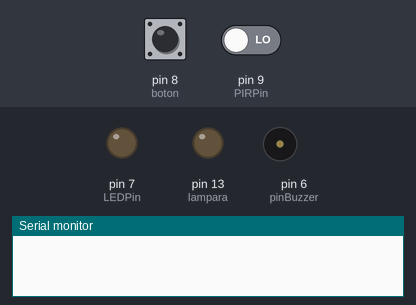
Simulated run of this sketch. Board: Arduino Uno, built with avr-gcc and run on an emulated ATmega328P. Parts: output pins drawn as LEDs (lit = HIGH), buzzer (waves = sounding), the last lines printed to the serial monitor. Inputs (shaded band) come from the test bench; at power-on: pin 9 (PIRPin) LOW, pin 8 (boton) LOW.

Above: at 1.2 s.
1.3 s: pin 9 (PIRPin) driven HIGH
At 2.7 s:
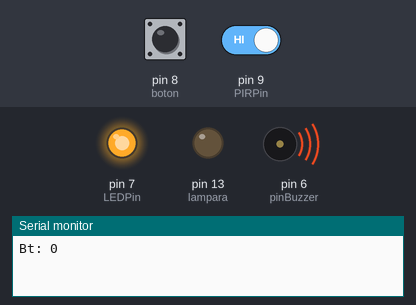
4.3 s: pin 8 (boton) pulled HIGH for 0.15 s
7.3 s: pin 8 (boton) pulled HIGH for 3.2 s
Timing chart, 0 to 18.0 s (numbered marks = the images above; inputs shaded):
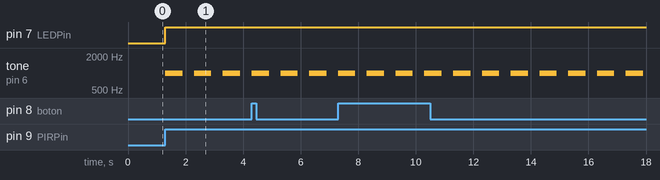

Measured:
- after the input at 1.3 s, pin 7 (LEDPin): LOW → HIGH at once; tone on pin 6 (pinBuzzer): alternates 1000 Hz for 0.60 s and silent for 0.40 s, starting at once

The sketch:

Practica26.ino
```cpp
const int LEDPin = 7;
const int PIRPin = 9;
const int pinBuzzer = 6;
const int boton = 8;
const int lampara = 13;


void setup() {
  pinMode(LEDPin, OUTPUT);
  Serial.begin(9600);
  pinMode(PIRPin, INPUT);
  pinMode(boton,INPUT);
  pinMode(lampara,OUTPUT);

}

void alarma(int toneB)
{
  tone(pinBuzzer, toneB, 600);
   delay(1000);
}


boolean activate;

void loop() {
  int value= digitalRead(PIRPin);

  if(!activate)
  {
    activate= value == HIGH;
  }

  else{
    digitalWrite(LEDPin, HIGH);
     digitalWrite(lampara, false);
    alarma(1000);
    int valBtn = digitalRead(boton);

    Serial.println(String("Bt: ")+valBtn);

    if(valBtn)
    {

        digitalWrite(LEDPin, LOW);
        digitalWrite(lampara, true);
        activate=false;
    }
  }
}
```
